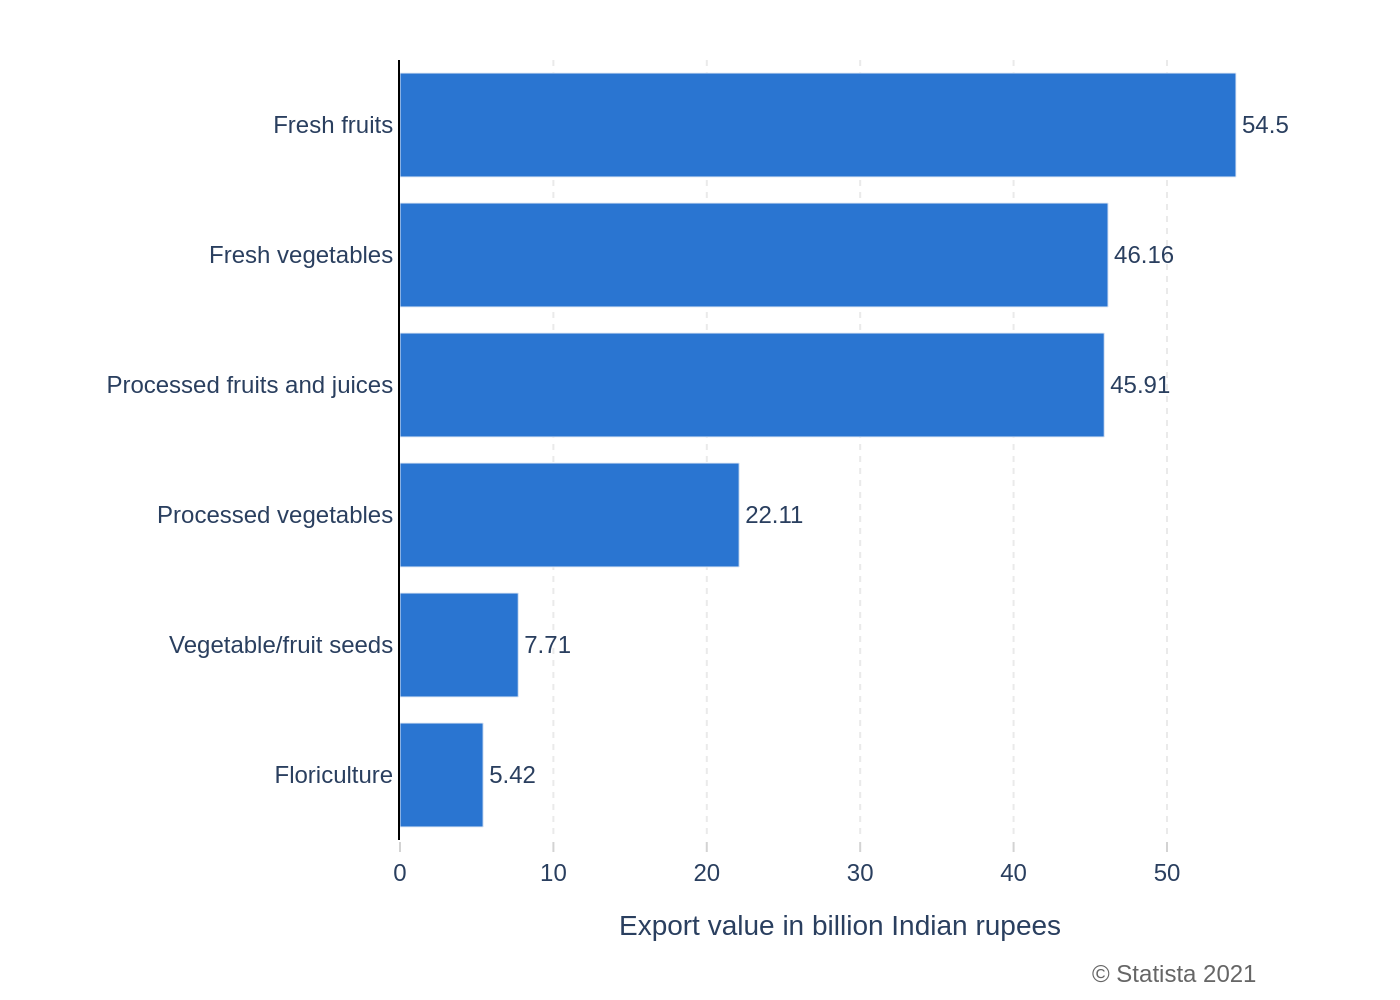

Python code for this plot:
import sys
import json
import pathlib
import plotly.graph_objects as go

def main():
    """
    Generates a chart from a JSON configuration file.
    """
    if len(sys.argv) != 2:
        print(f"Usage: python {pathlib.Path(__file__).name} <json_file_path>")
        sys.exit(1)

    json_path = sys.argv[1]
    base_filename = pathlib.Path(json_path).stem

    try:
        with open(json_path, 'r', encoding='utf-8') as f:
            config = json.load(f)
    except (FileNotFoundError, json.JSONDecodeError) as e:
        print(f"Error: Could not read or parse the JSON file at {json_path}. Details: {e}")
        sys.exit(1)

    chart_data = config.get('chart_data', [])
    texts = config.get('texts', {})
    colors = config.get('colors', [])

    if not chart_data or not colors:
        print("Error: JSON file must contain 'chart_data' and 'colors'.")
        sys.exit(1)

    # Prepare data for plotting
    categories = [item['category'] for item in chart_data]
    values = [item['value'] for item in chart_data]

    # Create the figure
    fig = go.Figure()

    # Add the bar trace
    fig.add_trace(go.Bar(
        y=categories,
        x=values,
        orientation='h',
        marker_color=colors[0],
        text=[str(v) for v in values],
        textposition='outside',
        cliponaxis=False
    ))

    # Update layout to match the source image aesthetic
    fig.update_layout(
        font_family="Arial",
        plot_bgcolor='white',
        showlegend=False,
        xaxis=dict(
            title=texts.get('x_axis_title'),
            showgrid=True,
            gridcolor='#EAEAEA',
            griddash='dot',
            gridwidth=1,
            zeroline=False,
            ticks='outside',
            tickcolor='lightgrey',
            showline=False
        ),
        yaxis=dict(
            title=texts.get('y_axis_title'),
            autorange='reversed',  # Display categories from top to bottom
            showgrid=False,
            ticks='',  # Hide y-axis tick marks
            showline=True,
            linecolor='black',
            linewidth=1
        ),
        margin=dict(l=200, r=60, t=30, b=80)  # Adjust margins
    )

    # Add source text as an annotation
    source_text = texts.get('source')
    if source_text:
        fig.add_annotation(
            text=source_text,
            xref="paper", yref="paper",
            x=0.98, y=-0.15,
            showarrow=False,
            xanchor='right',
            yanchor='top',
            align='right',
            font=dict(size=12, color="#666666")
        )

    # Generate and save the image file
    output_path = f"{base_filename}.png"
    try:
        fig.write_image(output_path, scale=2)
        print(f"Chart successfully generated and saved to {output_path}")
    except Exception as e:
        print(f"Error writing image file: {e}")
        sys.exit(1)

if __name__ == "__main__":
    main()
